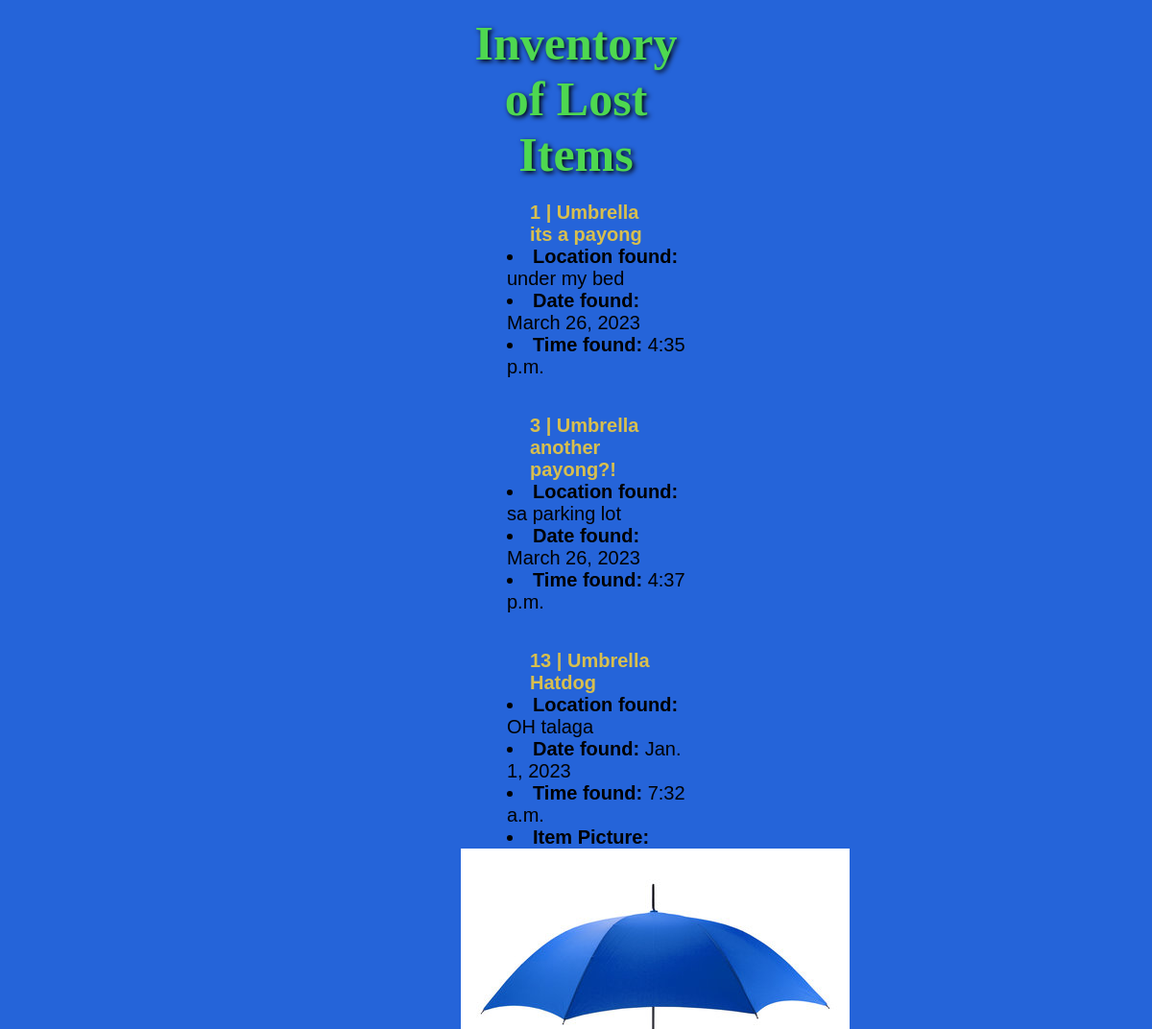
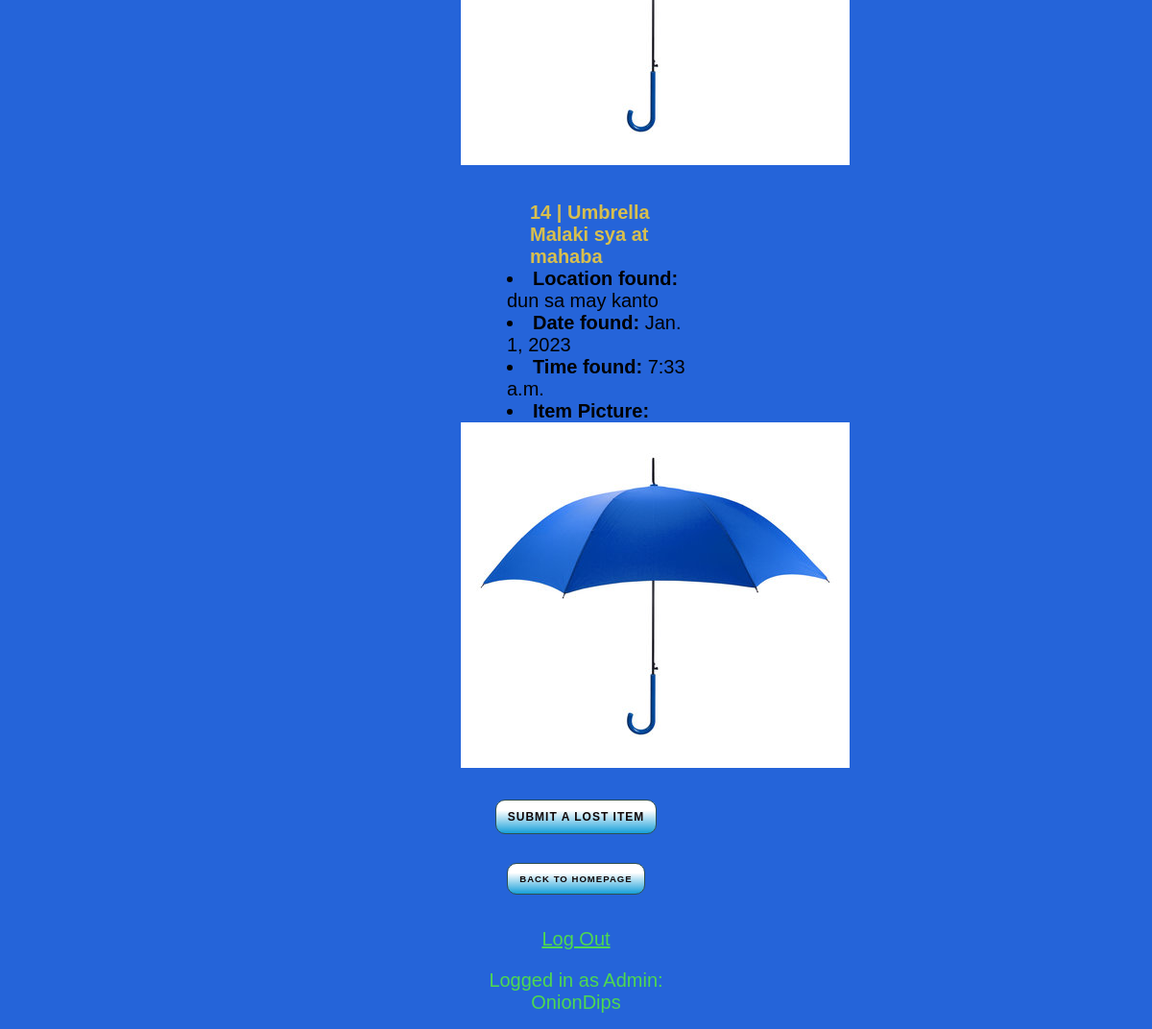
Page /items/lostitems/ (signed in) on the earlier database version (2 pictures, top to bottom).
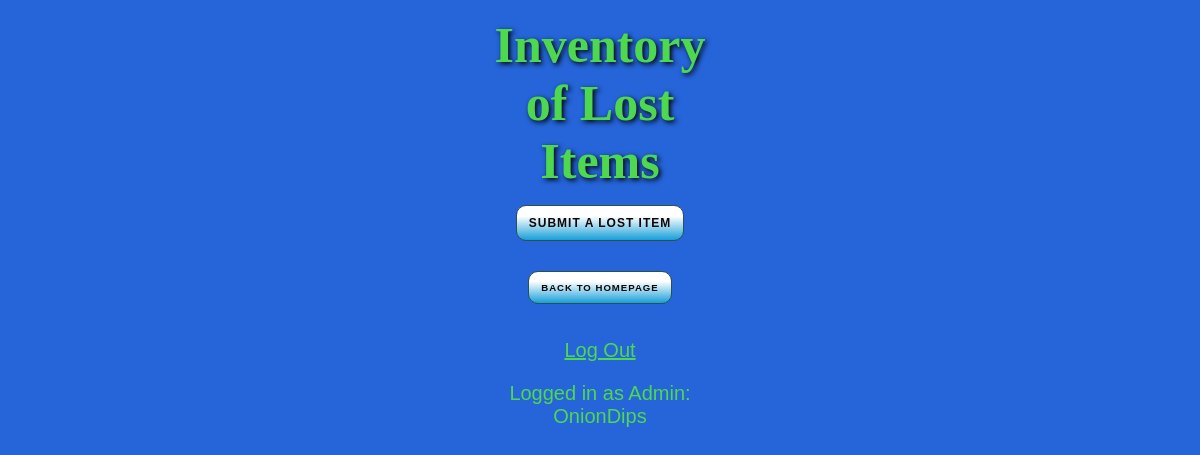
Same page on the later database version.
### items/models.py (models this page shows, shortened)
class Item(models.Model):
    isLost = models.BooleanField(default=True)
    category = models.CharField(max_length=100, default="Umbrella")
    description = models.CharField(max_length=500)
    locationFound = models.CharField(max_length=100)
    dateFound = models.DateField()
    timeFound = models.TimeField(auto_now=False, auto_now_add=False)
    lost_item_image = models.ImageField(upload_to="lostItems", null=True, blank=True)

### items/views.py (the view)
# urls.py: path("lostitems/", views.lostItems.as_view(), name="lostItems"),
class lostItems(View):
    template = "lostitems.html"
    def get(self, request):
        all_lost_items = Item.objects.filter(isLost=True)
        context = {
            "all_lost_items": all_lost_items
        }
        return render(request, "items/lostitems.html", context)

### items/templates/items/lostitems.html
{% extends "base.html" %}
{% block content %}
  <center><h1>Inventory of Lost Items</h1></center>
  {% for lost in all_lost_items %}
    {% if lost.isLost == True %}
    <h3><b>{{lost.id}}</b> | {{lost.category}}<br>
    {{lost.description}}</h3>
    <li><b>Location found: </b>{{lost.locationFound}}</li>
    <li><b>Date found: </b>{{lost.dateFound}}</li>
    <li><b>Time found: </b>{{lost.timeFound}}</li>
    {% if lost.lost_item_image %}
      <li><b>Item Picture:</b></li>
      <img src="{{ lost.lost_item_image.url }}">
    {% endif %}
    <br>
    {% endif %}
  {% endfor %}
  <a href="/items/newLostItem"> <button>Submit a Lost Item</button> </a>
  <button onclick="window.location.href='../../';">Back to Homepage</button>
  <p><a href="{% url 'logout' %}">Log Out</a></p>
  {% endblock %}

Differences in the rows shown:
removed Item: id "1", category "Umbrella", description "its a payong", locationFound "under my bed", dateFound "March 26, 2023", timeFound "4:35 p.m."
removed Item: id "3", category "Umbrella", description "another payong?!", locationFound "sa parking lot", dateFound "March 26, 2023", timeFound "4:37 p.m."
removed Item: id "13", category "Umbrella", description "Hatdog", locationFound "OH talaga", dateFound "Jan. 1, 2023", timeFound "7:32 a.m.", lost_item_image (picture)
removed Item: id "14", category "Umbrella", description "Malaki sya at mahaba", locationFound "dun sa may kanto", dateFound "Jan. 1, 2023", timeFound "7:33 a.m.", lost_item_image (picture)
